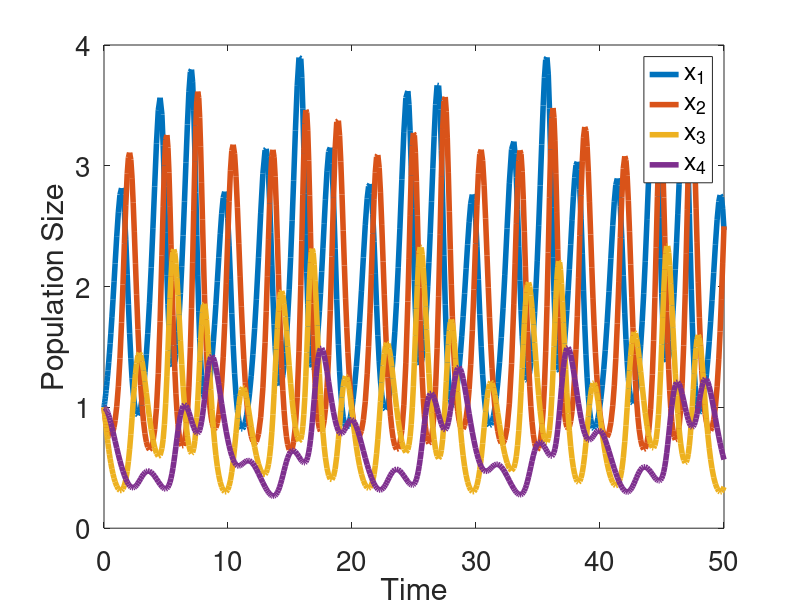

Recreate this plot in MATLAB.
%Guang Yang Simulation for the first graph in the paper

clear; clc;

 

 

a1 =1.7;
b1 = 1;
a2 =1;
b2 = 1;
c2 =1
a3 =1;
b3 = 1;
c3 = 1;
a4 = 1;
c4 = 1;
 


ode_rhs = @(t,x) [x(1).*(a1-b1.*x(2));...

                 x(2).*(-a2-b2.*x(3) + c2.*x(1));...

                x(3).*(-a3-b3.*x(4)+c3.*x(2));...

                x(4).*(-a4+c4.*x(3));];

 

%initial condition

a0 = 1; 

b0 = 1; 

c0 = 1; 

d0 = 1;

x0 = [a0;b0;c0;d0];

 



tspan = [0 50]; 

[t,x] = ode45(@(t,x) ode_rhs(t,x), tspan, x0);

 

%plot everything nicely

figure(1); clf;

plot(t,x(:,1),'LineWidth',4); hold on

plot(t,x(:,2),'LineWidth',4);

plot(t,x(:,3),'LineWidth',4);

plot(t,x(:,4),'LineWidth',4);

xlabel('Time'); ylabel('Population Size');

legend('x_1', 'x_2', 'x_3','x_4')

set(gca,'FontSize',20)

 

return 



tspan = [0 50]; 

[t,x] = ode45(@(t,x) ode_rhs(t,x), tspan, x0);

 

figure(2); clf;

plot(t,x(:,1),'LineWidth',4); hold on


plot(t,C - 2.*x(:,2) - x(:,1),'LineWidth',4);

plot(t,x(:,2),'LineWidth',4);

xlabel('Time'); ylabel('Population Size');

legend('x_1', 'x_2', 'x_3','x_4')

set(gca,'FontSize',20)